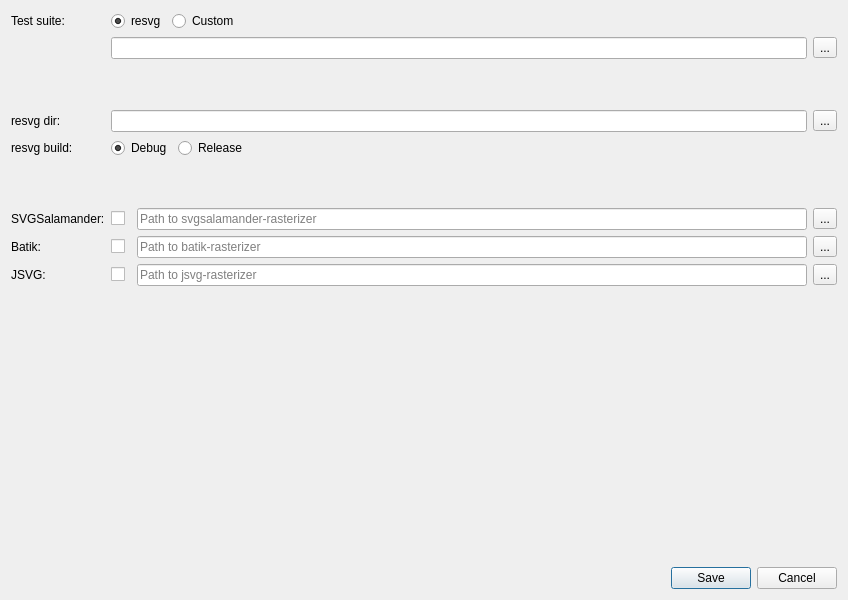
<?xml version="1.0" encoding="UTF-8"?>
<ui version="4.0">
 <class>SettingsDialog</class>
 <widget class="QDialog" name="SettingsDialog">
  <property name="geometry">
   <rect>
    <x>0</x>
    <y>0</y>
    <width>848</width>
    <height>600</height>
   </rect>
  </property>
  <property name="windowTitle">
   <string>Settings</string>
  </property>
  <layout class="QVBoxLayout" name="verticalLayout">
   <item>
    <layout class="QGridLayout" name="gridLayout">
     <item row="0" column="0">
      <widget class="QLabel" name="label_6">
       <property name="text">
        <string>Test suite:</string>
       </property>
      </widget>
     </item>
     <item row="3" column="1" colspan="2">
      <widget class="QLineEdit" name="lineEditResvg"/>
     </item>
     <item row="1" column="3">
      <widget class="QToolButton" name="btnSelectTest">
       <property name="text">
        <string>...</string>
       </property>
      </widget>
     </item>
     <item row="12" column="1" rowspan="2">
      <widget class="QCheckBox" name="chBoxUseJSVG">
       <property name="sizePolicy">
        <sizepolicy hsizetype="Fixed" vsizetype="Fixed">
         <horstretch>0</horstretch>
         <verstretch>0</verstretch>
        </sizepolicy>
       </property>
      </widget>
     </item>
     <item row="0" column="1" colspan="3">
      <widget class="QWidget" name="widget" native="true">
       <layout class="QHBoxLayout" name="horizontalLayout_3">
        <property name="leftMargin">
         <number>0</number>
        </property>
        <property name="topMargin">
         <number>0</number>
        </property>
        <property name="rightMargin">
         <number>0</number>
        </property>
        <property name="bottomMargin">
         <number>0</number>
        </property>
        <item>
         <widget class="QRadioButton" name="rBtnSuiteResvg">
          <property name="text">
           <string>resvg</string>
          </property>
          <property name="checked">
           <bool>true</bool>
          </property>
         </widget>
        </item>
        <item>
         <widget class="QRadioButton" name="rBtnSuiteCustom">
          <property name="sizePolicy">
           <sizepolicy hsizetype="Fixed" vsizetype="Fixed">
            <horstretch>0</horstretch>
            <verstretch>0</verstretch>
           </sizepolicy>
          </property>
          <property name="text">
           <string>Custom</string>
          </property>
         </widget>
        </item>
        <item>
         <spacer name="horizontalSpacer">
          <property name="orientation">
           <enum>Qt::Horizontal</enum>
          </property>
          <property name="sizeHint" stdset="0">
           <size>
            <width>40</width>
            <height>20</height>
           </size>
          </property>
         </spacer>
        </item>
       </layout>
      </widget>
     </item>
     <item row="6" column="1">
      <spacer name="verticalSpacer_5">
       <property name="orientation">
        <enum>Qt::Vertical</enum>
       </property>
       <property name="sizeHint" stdset="0">
        <size>
         <width>20</width>
         <height>10</height>
        </size>
       </property>
      </spacer>
     </item>
     <item row="4" column="0" rowspan="2">
      <widget class="QLabel" name="label_7">
       <property name="text">
        <string>resvg build:</string>
       </property>
      </widget>
     </item>
      <item row="12" column="0" rowspan="2">
      <widget class="QLabel" name="label_18">
       <property name="text">
        <string>JSVG:</string>
       </property>
      </widget>
     </item>
     <item row="4" column="1" rowspan="2" colspan="3">
      <widget class="QWidget" name="widget_2" native="true">
       <layout class="QHBoxLayout" name="horizontalLayout">
        <property name="leftMargin">
         <number>0</number>
        </property>
        <property name="topMargin">
         <number>0</number>
        </property>
        <property name="rightMargin">
         <number>0</number>
        </property>
        <property name="bottomMargin">
         <number>0</number>
        </property>
        <item>
         <widget class="QRadioButton" name="rBtnDebug">
          <property name="text">
           <string>Debug</string>
          </property>
          <property name="checked">
           <bool>true</bool>
          </property>
         </widget>
        </item>
        <item>
         <widget class="QRadioButton" name="rBtnRelease">
          <property name="sizePolicy">
           <sizepolicy hsizetype="Expanding" vsizetype="Fixed">
            <horstretch>0</horstretch>
            <verstretch>0</verstretch>
           </sizepolicy>
          </property>
          <property name="text">
           <string>Release</string>
          </property>
         </widget>
        </item>
       </layout>
      </widget>
     </item>
     <item row="10" column="2" rowspan="2">
      <widget class="QLineEdit" name="lineEditBatik">
       <property name="placeholderText">
        <string>Path to batik-rasterizer</string>
       </property>
      </widget>
     </item>
     <item row="12" column="2" rowspan="2">
      <widget class="QLineEdit" name="lineEditJSVG">
       <property name="placeholderText">
        <string>Path to jsvg-rasterizer</string>
       </property>
      </widget>
     </item>
     <item row="10" column="3" rowspan="2">
      <widget class="QToolButton" name="btnSelectBatik">
       <property name="text">
        <string>...</string>
       </property>
      </widget>
     </item>
     <item row="10" column="0" rowspan="2">
      <widget class="QLabel" name="label_9">
       <property name="text">
        <string>Batik:</string>
       </property>
      </widget>
     </item>
     <item row="8" column="0" rowspan="2">
      <widget class="QLabel" name="label_20">
       <property name="text">
        <string>SVGSalamander:</string>
       </property>
      </widget>
     </item>
     <item row="8" column="2" rowspan="2">
      <widget class="QLineEdit" name="lineEditSVGSalamander">
       <property name="placeholderText">
        <string>Path to svgsalamander-rasterizer</string>
       </property>
      </widget>
     </item>
     <item row="10" column="1" rowspan="2">
      <widget class="QCheckBox" name="chBoxUseBatik">
       <property name="sizePolicy">
        <sizepolicy hsizetype="Fixed" vsizetype="Fixed">
         <horstretch>0</horstretch>
         <verstretch>0</verstretch>
        </sizepolicy>
       </property>
      </widget>
     </item>
     <item row="12" column="3" rowspan="2">
      <widget class="QToolButton" name="btnSelectJSVG">
       <property name="text">
        <string>...</string>
       </property>
      </widget>
     </item>
     <item row="1" column="1" colspan="2">
      <widget class="QLineEdit" name="lineEditTestsPath"/>
     </item>
     <item row="2" column="1">
      <spacer name="verticalSpacer_3">
       <property name="orientation">
        <enum>Qt::Vertical</enum>
       </property>
       <property name="sizeHint" stdset="0">
        <size>
         <width>20</width>
         <height>20</height>
        </size>
       </property>
      </spacer>
     </item>
     <item row="3" column="0">
      <widget class="QLabel" name="label_5">
       <property name="text">
        <string>resvg dir:</string>
       </property>
      </widget>
     </item>
     <item row="8" column="1" rowspan="2">
      <widget class="QCheckBox" name="chBoxUseSVGSalamander">
       <property name="sizePolicy">
        <sizepolicy hsizetype="Fixed" vsizetype="Fixed">
         <horstretch>0</horstretch>
         <verstretch>0</verstretch>
        </sizepolicy>
       </property>
      </widget>
     </item>
     <item row="3" column="3">
      <widget class="QToolButton" name="btnSelectResvg">
       <property name="text">
        <string>...</string>
       </property>
      </widget>
     </item>
      <item row="8" column="3" rowspan="2">
      <widget class="QToolButton" name="btnSelectSVGSalamander">
       <property name="text">
        <string>...</string>
       </property>
      </widget>
     </item>
    </layout>
   </item>
   <item>
    <spacer name="verticalSpacer">
     <property name="orientation">
      <enum>Qt::Vertical</enum>
     </property>
     <property name="sizeHint" stdset="0">
      <size>
       <width>20</width>
       <height>20</height>
      </size>
     </property>
    </spacer>
   </item>
   <item>
    <widget class="QDialogButtonBox" name="buttonBox">
     <property name="orientation">
      <enum>Qt::Horizontal</enum>
     </property>
     <property name="standardButtons">
      <set>QDialogButtonBox::Cancel|QDialogButtonBox::Save</set>
     </property>
    </widget>
   </item>
  </layout>
 </widget>
 <resources/>
 <connections>
  <connection>
   <sender>buttonBox</sender>
   <signal>accepted()</signal>
   <receiver>SettingsDialog</receiver>
   <slot>accept()</slot>
   <hints>
    <hint type="sourcelabel">
     <x>248</x>
     <y>254</y>
    </hint>
    <hint type="destinationlabel">
     <x>157</x>
     <y>274</y>
    </hint>
   </hints>
  </connection>
  <connection>
   <sender>buttonBox</sender>
   <signal>rejected()</signal>
   <receiver>SettingsDialog</receiver>
   <slot>reject()</slot>
   <hints>
    <hint type="sourcelabel">
     <x>316</x>
     <y>260</y>
    </hint>
    <hint type="destinationlabel">
     <x>286</x>
     <y>274</y>
    </hint>
   </hints>
  </connection>
 </connections>
</ui>
